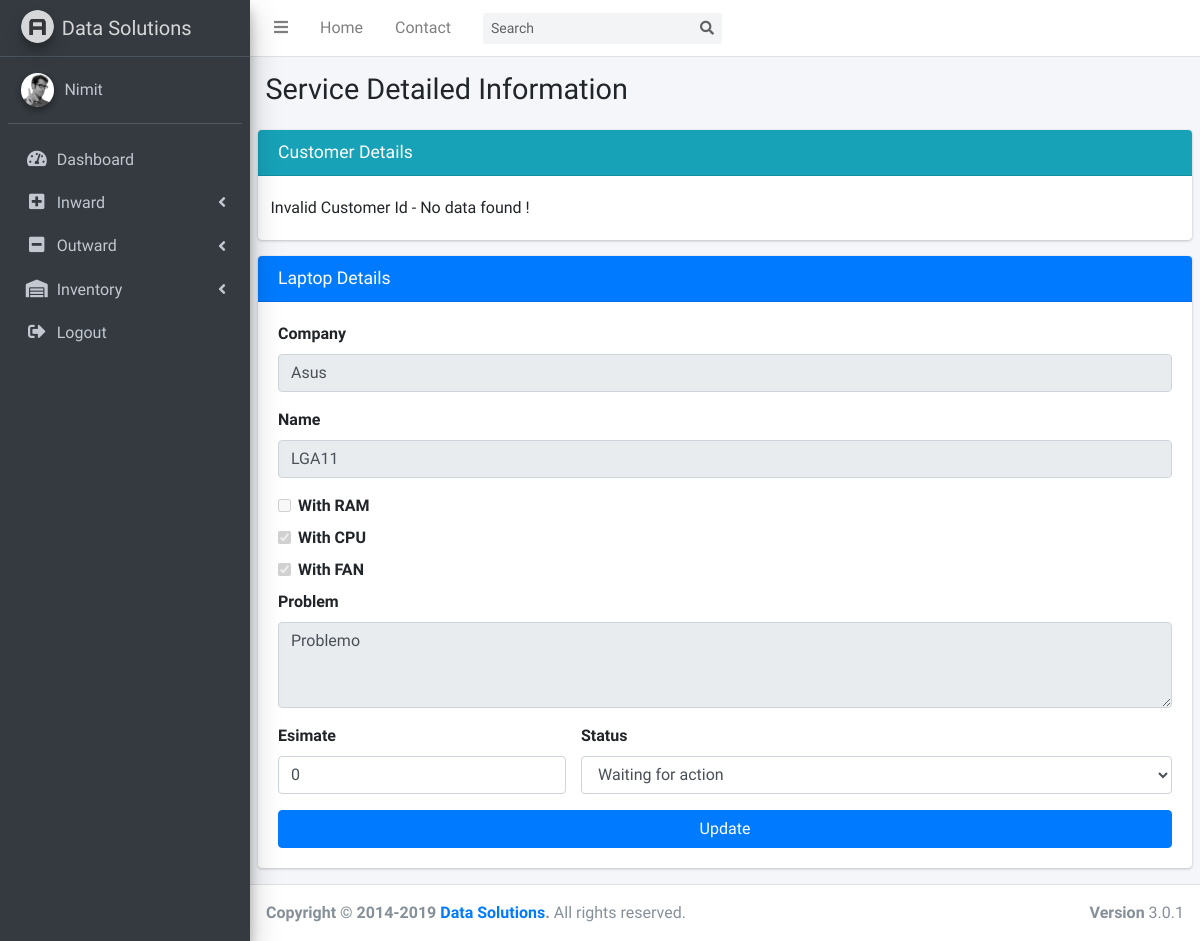
The app's page /viewMotherboardDetails.php?id=1 (signed in) with its own data.
### tables this page shows
CREATE TABLE `motherboard` (
  `id` int(10) UNSIGNED NOT NULL,
  `customer_id` int(10) UNSIGNED NOT NULL,
  `company` varchar(64) NOT NULL,
  `name` varchar(64) NOT NULL,
  `with_ram` tinyint(4) NOT NULL,
  `with_cpu` tinyint(4) NOT NULL,
  `with_fan` tinyint(4) NOT NULL,
  `problem` text NOT NULL,
  `estimate` int(11) NOT NULL,
  `status` text NOT NULL,
  `inward` timestamp NOT NULL DEFAULT current_timestamp(),
  `outward` timestamp NULL DEFAULT NULL,
  `returned` tinyint(4) NOT NULL
);

### viewMotherboardDetails.php (the view, shortened to what this page needs)
<?php
include('includes/connection.php');
if ($_SERVER["REQUEST_METHOD"] == "GET") {
    $id = $_GET['id'];
    $customerId = $_GET['customerId'];
}
?>
<!DOCTYPE html>
<html>
<head>
  <link rel="stylesheet" href="plugins/fontawesome-free/css/all.min.css">
  <link rel="stylesheet" href="https://code.ionicframework.com/ionicons/2.0.1/css/ionicons.min.css">
  <link rel="stylesheet" href="plugins/datatables-bs4/css/dataTables.bootstrap4.css">
  <link rel="stylesheet" href="dist/css/adminlte.min.css">
</head>
<body class="hold-transition sidebar-mini">
<div class="wrapper">
  <?php include('includes/menu.php'); ?>
  <div class="content-wrapper">
    <section class="content-header">
      <div class="container-fluid">
        <div class="row mb-2">
          <div class="col-sm-6">
            <h1>Service Detailed Information</h1>
          </div>
          <div class="col-sm-6">
          </div>
        </div>
      </div>
    </section>
    <section class="content">
      <div class="row">
        <div class="col-12">
          <div class="card card-info">
            <div class="card-header">
              <h3 class="card-title">Customer Details</h3>
            </div>
            <div class="card-body">
                <form class="">
                    <div class="row">
                        <?php
                            $sql = "SELECT name,email,phone FROM customer WHERE id='$customerId'";
                            $result = mysqli_query($con, $sql);
        					if (mysqli_num_rows($result) > 0) {
        						$row = mysqli_fetch_assoc($result);
                        ?>
                        <div class="col-4">
                            <div class="form-group">
                                <label for="userName">Customer Name</label>
                                <input type="text" class="form-control" value="<?php echo $row['name']; ?>" disabled>
                            </div>
                        </div>
                        <div class="col-4">
                            <div class="form-group">
                                <label for="email">Email</label>
                                <input type="email" class="form-control" value="<?php echo $row['email']; ?>" disabled>
                            </div>
                        </div>
                        <div class="col-4">
                            <div class="form-group">
                                <label for="mobileNo">Mobile No</label>
                                <input type="text" class="form-control" value="<?php echo $row['phone']; ?>" disabled>
                            </div>
                        </div>
                        <?php
                            }
                            else {
                                echo "Invalid Customer Id - No data found !";
                            }
                        ?>
                    </div>
                </form>
            </div>
          </div>
        </div>
        <div class="col-12">
          <div class="card card-primary">
            <div class="card-header">
              <h3 class="card-title">Laptop Details</h3>
            </div>
            <div class="card-body">
                <?php
                    $sql = "SELECT * FROM motherboard WHERE id='$id'";
                    $result = mysqli_query($con, $sql);
                    if (mysqli_num_rows($result) > 0) {
                        $row = mysqli_fetch_assoc($result);
                ?>
                <div class="form-group">
                    <label for="company">Company</label>
                    <input type="text" class="form-control" value="<?php echo $row['company']; ?>" disabled>
                </div>
                <div class="form-group">
                    <label for="motherboardName">Name</label>
                    <input type="text" class="form-control" value="<?php echo $row['name']; ?>" disabled>
                </div>
                <div class="form-check">
                    <input type="checkbox" class="form-check-input" <?php echo ($row['with_ram']==1 ? 'checked' : ''); ?> disabled>
                    <label class="" for="withAdapter">With RAM</label>
                </div>
                <div class="form-check">
                    <input type="checkbox" class="form-check-input" <?php echo ($row['with_cpu']==1 ? 'checked' : ''); ?> disabled>
                    <label class="" for="withAdapter">With CPU</label>
                </div>
                <div class="form-check">
                    <input type="checkbox" class="form-check-input" <?php echo ($row['with_fan']==1 ? 'checked' : ''); ?> disabled>
                    <label class="" for="withAdapter">With FAN</label>
                </div>
                <div class="form-group">
                    <label>Problem</label>
                    <textarea class="form-control" rows="3" disabled><?php echo $row['problem']; ?></textarea>
                </div>
                <form action="updateLaptopStatus.php" method="POST">
                    <div class="row">
                        <div class="col-4">
                            <div class="form-group">
                                <label for="company">Esimate</label>
                                <input type="text" class="form-control" name="estimate" value="<?php echo $row['estimate'] ?>">
                            </div>
                        </div>
                        <div class="col-8">
                            <div class="form-group">
                                <label>Status</label>
                                <select class="form-control" name="status" value="<?php echo $row['status']?>" required>
                                    <?php
                                        $sqlStatus = "SELECT title FROM status";
                                        $result = mysqli_query($con,$sqlStatus);
                                        if(mysqli_num_rows($result)>0){
                                            while ($row2 = mysqli_fetch_assoc($result)) {
                                            ?>
                                                <option value="<?php echo $row2['title']; ?>" <?php if ($row2['title']==$row['status']) echo "selected"; else echo ""; ?> ><?php echo $row2['title']; ?></option>
                                            <?php
                                            }
                                        }
                                    ?>
                                </select>
                            </div>
                        </div>
                    </div>
                    <button type="submit" class="btn btn-primary btn-block" name="submit">Update</button>
                </form>
                <?php
                    }
                    else {
                        echo "Invalid Laptop Id - No data found !";
                    }
                ?>
            </div>
          </div>
        </div>
      </div>
    </section>
  </div>
  <footer class="main-footer">
    <div class="float-right d-none d-sm-block">
      <b>Version</b> 3.0.1
    </div>
    <strong>Copyright &copy; 2014-2019 <a href="">Data Solutions</a>.</strong> All rights
    reserved.
  </footer>
</div>
</body>
</html>

### records on screen
motherboard: company "Asus", name "LGA11", with_cpu "☑", with_fan "☑", problem "Problemo", estimate "0"

### other values on screen
$_SESSION['adminName'] "Nimit"
form field status "Waiting for action"
